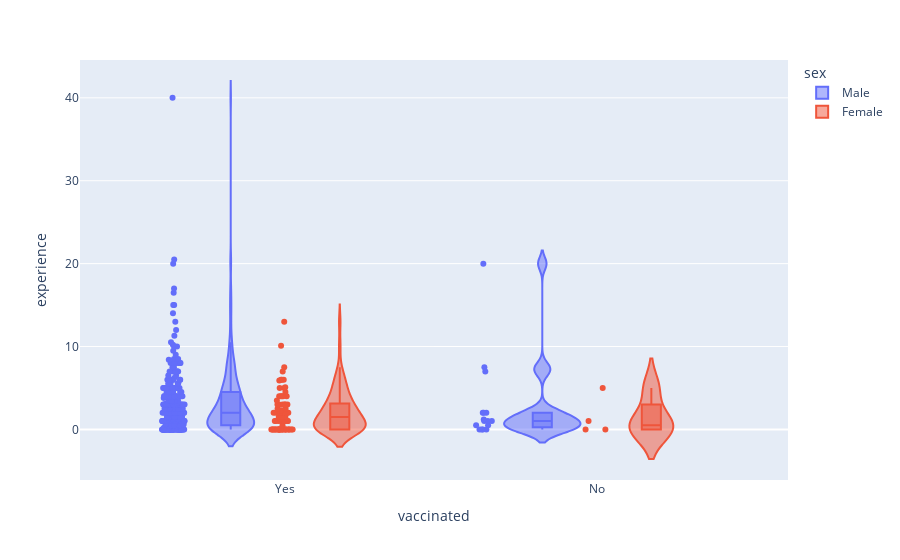

Source (notebook cell):
### Code cell
fig = px.violin(df, y="experience", x="vaccinated", color="sex", box=True, points="all", hover_data=df.columns)
fig.show()

### Figure 1 — Plotly figure (JSON) as saved in the notebook; plotly's stock layout.template omitted (floating-point values rounded to 4 significant figures; data arrays with more than 128 entries replaced by an {"elided": "..."} marker saying what was removed)
{"data": [{"alignmentgroup": "True", "box": {"visible": true}, "customdata": {"elided": "298x21 mixed values"}, "hovertemplate": "sex=%{customdata[0]}<br>vaccinated=%{x}<br>experience=%{y}<br>location=%{customdata[1]}<br>age_limit=%{customdata[2]}<br>qaulification=%{customdata[3]}<br>subject=%{customdata[4]}<br>purpose=%{customdata[5]}<br>employment=%{customdata[6]}<br>blood=%{customdata[7]}<br>SIM_company=%{customdata[8]}<br>sim=%{customdata[9]}<br>pc=%{customdata[10]}<br>glasses=%{customdata[11]}<br>code=%{customdata[12]}<br>programming=%{customdata[13]}<br>marital_status=%{customdata[14]}<br>living_place=%{customdata[15]}<br>age=%{customdata[16]}<br>height=%{customdata[17]}<br>weight=%{customdata[18]}<br>coding_duration=%{customdata[19]}<br>loadsheeding=%{customdata[20]}<extra></extra>", "legendgroup": "Male", "marker": {"color": "#636efa"}, "name": "Male", "offsetgroup": "Male", "orientation": "v", "points": "all", "scalegroup": "True", "showlegend": true, "type": "violin", "x": {"elided": "298 str values"}, "x0": " ", "xaxis": "x", "y": {"elided": "298 float values"}, "y0": " ", "yaxis": "y"}, {"alignmentgroup": "True", "box": {"visible": true}, "customdata": {"elided": "77x21 mixed values"}, "hovertemplate": "sex=%{customdata[0]}<br>vaccinated=%{x}<br>experience=%{y}<br>location=%{customdata[1]}<br>age_limit=%{customdata[2]}<br>qaulification=%{customdata[3]}<br>subject=%{customdata[4]}<br>purpose=%{customdata[5]}<br>employment=%{customdata[6]}<br>blood=%{customdata[7]}<br>SIM_company=%{customdata[8]}<br>sim=%{customdata[9]}<br>pc=%{customdata[10]}<br>glasses=%{customdata[11]}<br>code=%{customdata[12]}<br>programming=%{customdata[13]}<br>marital_status=%{customdata[14]}<br>living_place=%{customdata[15]}<br>age=%{customdata[16]}<br>height=%{customdata[17]}<br>weight=%{customdata[18]}<br>coding_duration=%{customdata[19]}<br>loadsheeding=%{customdata[20]}<extra></extra>", "legendgroup": "Female", "marker": {"color": "#EF553B"}, "name": "Female", "offsetgroup": "Female", "orientation": "v", "points": "all", "scalegroup": "True", "showlegend": true, "type": "violin", "x": ["Yes", "Yes", "Yes", "Yes", "Yes", "Yes", "Yes", "Yes", "Yes", "Yes", "Yes", "Yes", "Yes", "Yes", "Yes", "Yes", "Yes", "Yes", "Yes", "Yes", "Yes", "Yes", "Yes", "Yes", "Yes", "Yes", "Yes", "Yes", "No", "Yes", "Yes", "No", "Yes", "Yes", "Yes", "Yes", "Yes", "Yes", "Yes", "Yes", "Yes", "Yes", "Yes", "Yes", "Yes", "Yes", "Yes", "No", "Yes", "Yes", "Yes", "Yes", "Yes", "Yes", "Yes", "Yes", "Yes", "Yes", "Yes", "Yes", "Yes", "No", "Yes", "Yes", "Yes", "Yes", "Yes", "Yes", "Yes", "Yes", "Yes", "Yes", "Yes", "Yes", "Yes", "Yes", "Yes"], "x0": " ", "xaxis": "x", "y": [5, 3.5, 3, 2, 4, 1.5, 7, 3, 6, 4, 7.5, 0, 0, 1, 1, 0, 1.5, 4, 3, 1, 0, 0, 2.3, 5.9, 2, 5, 0, 0.5, 0, 2, 2.5, 1, 0, 0, 0, 1, 0, 2, 2, 0, 6, 4, 1, 0, 1, 13, 0, 0, 10.1, 5.1, 0, 0, 3, 0, 1.5, 0, 4, 2, 2, 1, 0, 5, 1, 1, 3, 6, 0, 2.5, 4.5, 0, 0, 0, 1.3, 0, 2, 0, 3], "y0": " ", "yaxis": "y"}], "layout": {"legend": {"title": {"text": "sex"}, "tracegroupgap": 0}, "margin": {"t": 60}, "violinmode": "group", "xaxis": {"anchor": "y", "domain": [0, 1], "title": {"text": "vaccinated"}}, "yaxis": {"anchor": "x", "domain": [0, 1], "title": {"text": "experience"}}}}
